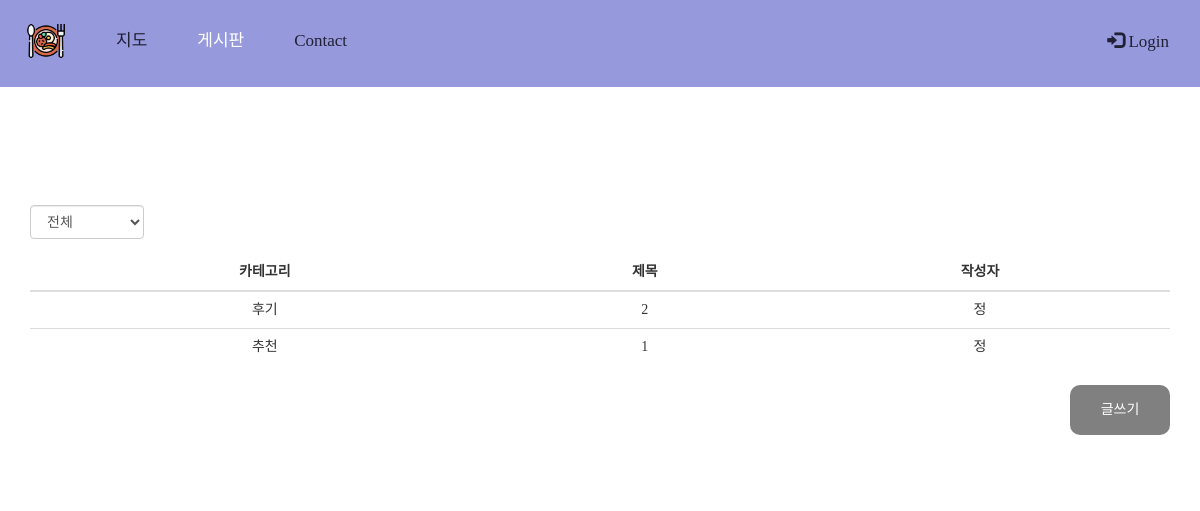
/article/list/, run on an earlier commit of the app's database.
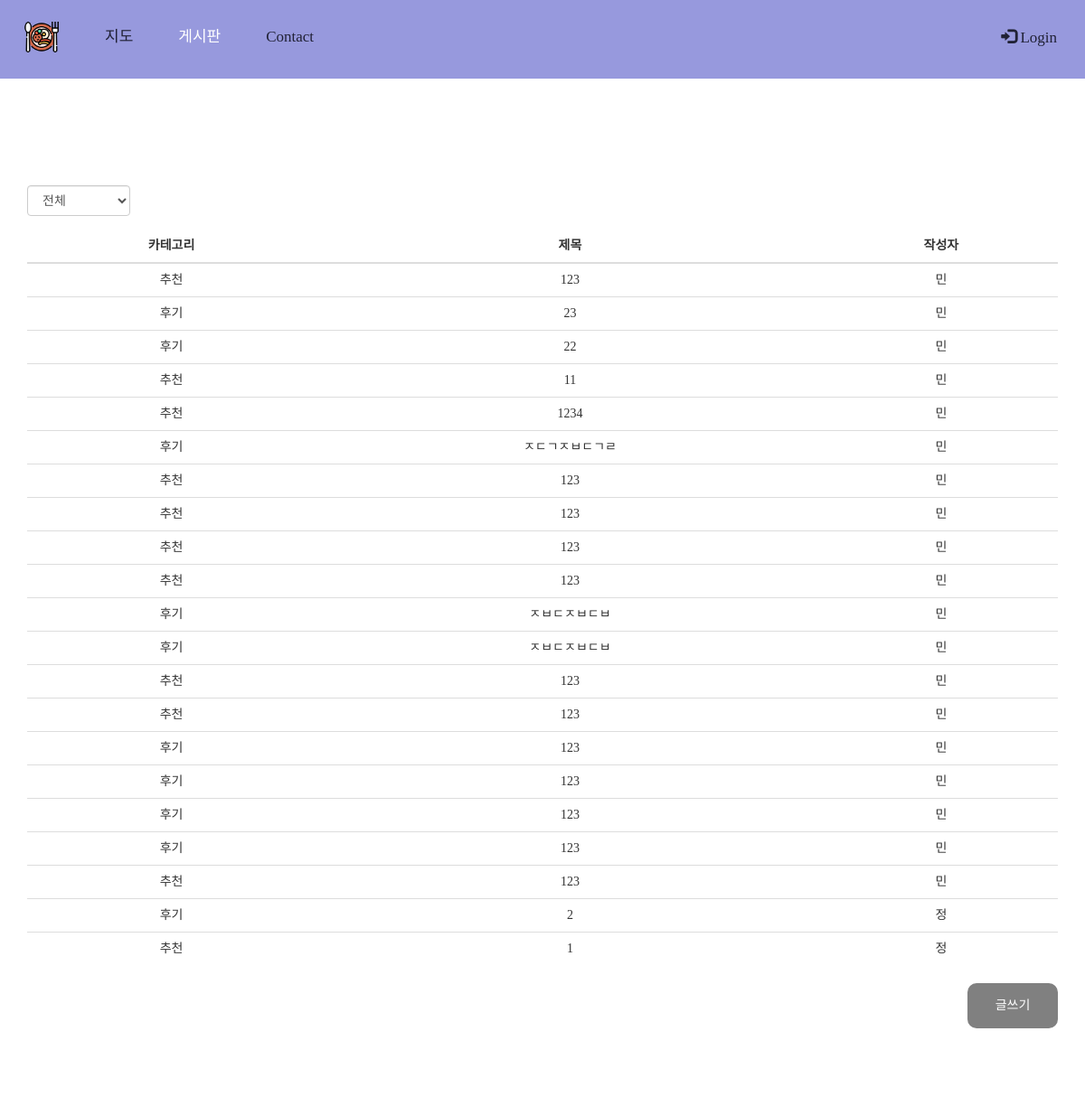
And on a later commit of the database.
### app/models.py (models this page shows)
class Article(models.Model):
  title = models.CharField(max_length=100)
  content = models.CharField(max_length=1000)
  user = models.ForeignKey(User, on_delete=models.CASCADE)
  category = models.CharField(max_length=100, null=True) #게시판 카테고리 변수

class User(models.Model):
  email = models.CharField(max_length=20)
  name = models.CharField(max_length=20)
  pwd = models.CharField(max_length=20)
  pwd = models.CharField(max_length=20,null=True)

### app/views.py (the view)
# urls.py: path('article/list/', views.list),
def list(request):
  article_list = Article.objects.order_by('-id')
  context = {
    'article_list' : article_list
  }
  return render(request, 'list.html', context)

### app/templates/list.html (shortened to what this page needs)
{% extends 'home.html' %}
{% block content %}
<div class="jumbotron">
  <div class="container text-center">
    <div class="form-group">
      <select class="form-control" id="category-select">
        <option value="all">전체</option>
      </select>
    </div>
    <table class="table table-hover">
      <thead>
        <tr>
          <th>카테고리</th>
          <th>제목</th>
          <th>작성자</th>
        </tr>
      </thead>
      <tbody id="article-list">
        {% for article in article_list %}
        <tr no={{ article.id }}>
          {% if article.category == '1' %}
          <td>추천</td>
          {% elif article.category == '2' %}
          <td>후기</td>
          {% endif %}
          <td>{{ article.title }}</td>
          <td>{{ article.user.name }}</td>
        </tr>
        {% endfor %}
      </tbody>
    </table>
    <div class="text-center">
      <button class="btn btn-primary center" onclick='location="/article/write/"'>
        글쓰기
      </button>
    </div>
  </div>
</div>
{% endblock %}

What changed in the data, as far as the page shows it:
added Article: category "추천", title "123", user.name "민"
added Article: category "후기", title "23", user.name "민"
added Article: category "후기", title "22", user.name "민"
added Article: category "추천", title "11", user.name "민"
added Article: category "추천", title "1234", user.name "민"
added Article: category "후기", title "ㅈㄷㄱㅈㅂㄷㄱㄹ", user.name "민"
added Article: category "추천", title "123", user.name "민"
added Article: category "추천", title "123", user.name "민"
added Article: category "추천", title "123", user.name "민"
added Article: category "추천", title "123", user.name "민"
added Article: category "후기", title "ㅈㅂㄷㅈㅂㄷㅂ", user.name "민"
added Article: category "후기", title "ㅈㅂㄷㅈㅂㄷㅂ", user.name "민"
added Article: category "추천", title "123", user.name "민"
added Article: category "추천", title "123", user.name "민"
added Article: category "후기", title "123", user.name "민"
added Article: category "후기", title "123", user.name "민"
added Article: category "후기", title "123", user.name "민"
added Article: category "후기", title "123", user.name "민"
added Article: category "추천", title "123", user.name "민"
